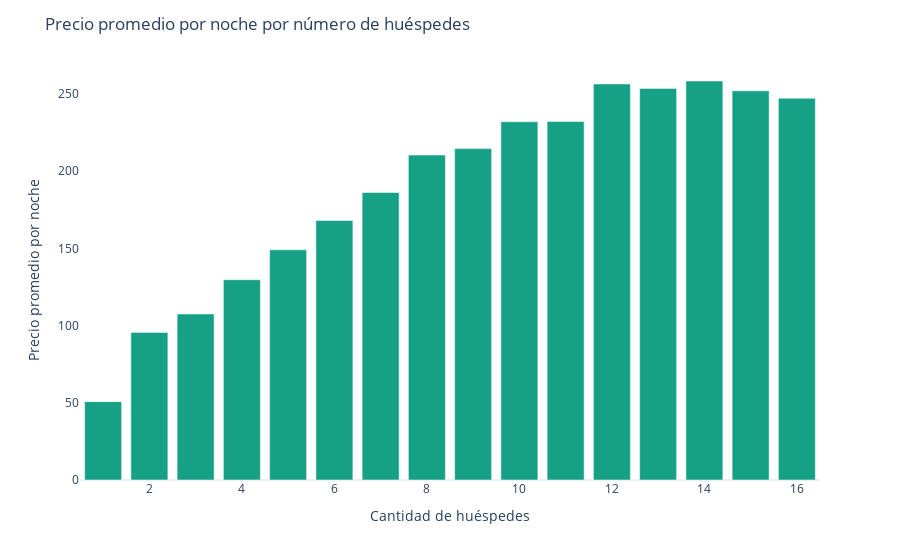

Notebook source saved alongside this figure:
### Markdown cell above
### Price

### Code cell
# Price VS accommodates

avg_price_by_accom = listings1.groupby('accommodates')['price'].mean().reset_index()

fig = px.bar(avg_price_by_accom,
                         x='accommodates',
                         y='price',
                         title='')
            
fig.update_traces(marker_color=' #16A085')

fig.update_layout(
    title = 'Precio promedio por noche por número de huéspedes',
    xaxis_title='Cantidad de huéspedes',
    yaxis_title='Precio promedio por noche',
    xaxis_showgrid=False,
    yaxis_showgrid=False,
    showlegend=False,
    template='plotly_white')

fig.show()

### Figure 1 — Plotly figure (JSON) as saved in the notebook; plotly's stock layout.template omitted (floating-point values rounded to 4 significant figures)
{"data": [{"alignmentgroup": "True", "hovertemplate": "accommodates=%{x}<br>price=%{y}<extra></extra>", "legendgroup": "", "marker": {"color": " #16A085", "pattern": {"shape": ""}}, "name": "", "offsetgroup": "", "orientation": "v", "showlegend": false, "textposition": "auto", "type": "bar", "x": [1, 2, 3, 4, 5, 6, 7, 8, 9, 10, 11, 12, 13, 14, 15, 16], "xaxis": "x", "y": [50.74, 95.56, 107.5, 129.7, 149.0, 168.0, 186.1, 210.4, 214.6, 231.9, 232.1, 256.4, 253.5, 258.3, 252, 247.2], "yaxis": "y"}], "layout": {"barmode": "relative", "legend": {"tracegroupgap": 0}, "margin": {"t": 60}, "showlegend": false, "title": {"text": "Precio promedio por noche por número de huéspedes"}, "xaxis": {"anchor": "y", "domain": [0, 1], "showgrid": false, "title": {"text": "Cantidad de huéspedes"}}, "yaxis": {"anchor": "x", "domain": [0, 1], "showgrid": false, "title": {"text": "Precio promedio por noche"}}}}
